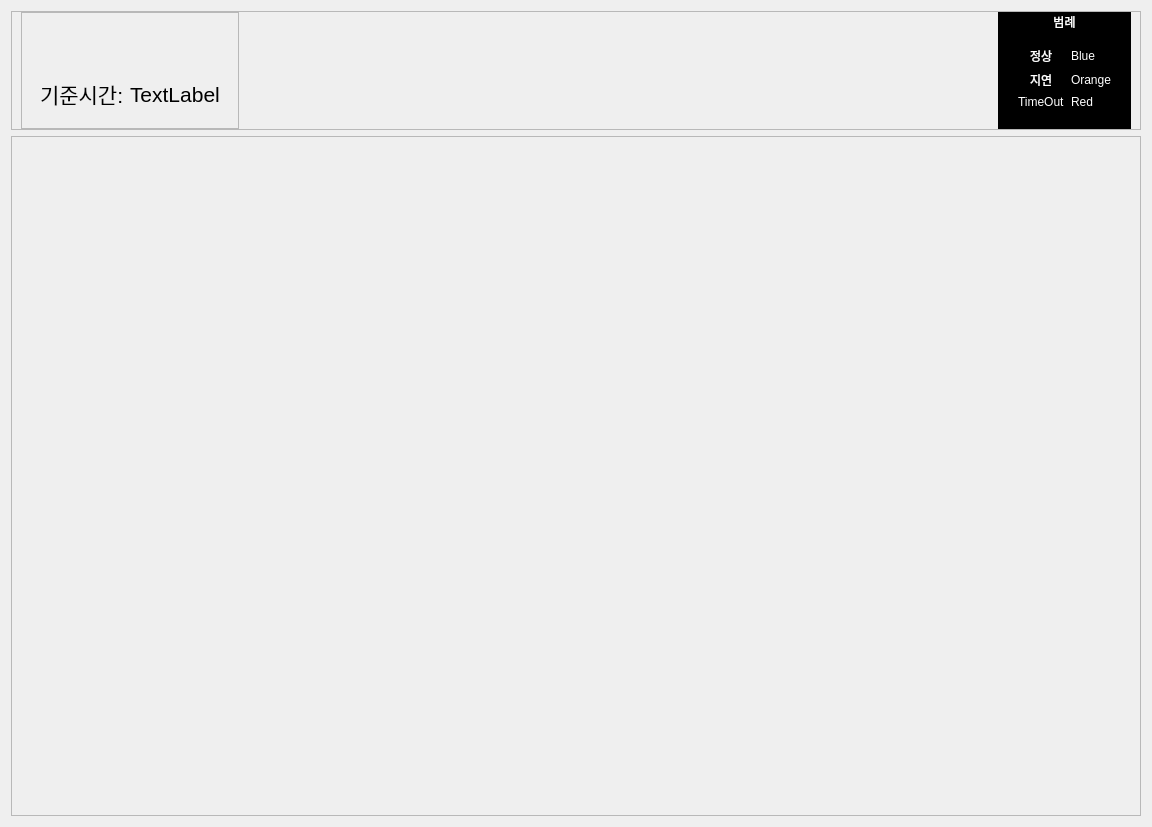
<?xml version="1.0" encoding="UTF-8"?>
<ui version="4.0">
 <class>Wid_ping_result</class>
 <widget class="QWidget" name="Wid_ping_result">
  <property name="geometry">
   <rect>
    <x>0</x>
    <y>0</y>
    <width>1152</width>
    <height>827</height>
   </rect>
  </property>
  <property name="windowTitle">
   <string>Form</string>
  </property>
  <layout class="QVBoxLayout" name="verticalLayout_3">
   <item>
    <widget class="QFrame" name="frame_2">
     <property name="sizePolicy">
      <sizepolicy hsizetype="Preferred" vsizetype="Fixed">
       <horstretch>0</horstretch>
       <verstretch>0</verstretch>
      </sizepolicy>
     </property>
     <property name="frameShape">
      <enum>QFrame::StyledPanel</enum>
     </property>
     <property name="frameShadow">
      <enum>QFrame::Raised</enum>
     </property>
     <layout class="QHBoxLayout" name="horizontalLayout">
      <property name="topMargin">
       <number>0</number>
      </property>
      <property name="bottomMargin">
       <number>0</number>
      </property>
      <item>
       <widget class="QFrame" name="frame_4">
        <property name="frameShape">
         <enum>QFrame::StyledPanel</enum>
        </property>
        <property name="frameShadow">
         <enum>QFrame::Raised</enum>
        </property>
        <layout class="QVBoxLayout" name="verticalLayout_4">
         <item>
          <spacer name="verticalSpacer">
           <property name="orientation">
            <enum>Qt::Vertical</enum>
           </property>
           <property name="sizeHint" stdset="0">
            <size>
             <width>20</width>
             <height>40</height>
            </size>
           </property>
          </spacer>
         </item>
         <item>
          <widget class="QFrame" name="frame_5">
           <property name="font">
            <font>
             <pointsize>11</pointsize>
            </font>
           </property>
           <property name="frameShape">
            <enum>QFrame::NoFrame</enum>
           </property>
           <property name="frameShadow">
            <enum>QFrame::Plain</enum>
           </property>
           <layout class="QHBoxLayout" name="horizontalLayout_2">
            <item>
             <widget class="QLabel" name="label_8">
              <property name="font">
               <font>
                <pointsize>16</pointsize>
               </font>
              </property>
              <property name="text">
               <string>기준시간:</string>
              </property>
             </widget>
            </item>
            <item>
             <widget class="QLabel" name="label_timestamp">
              <property name="font">
               <font>
                <pointsize>16</pointsize>
               </font>
              </property>
              <property name="text">
               <string>TextLabel</string>
              </property>
             </widget>
            </item>
           </layout>
          </widget>
         </item>
        </layout>
       </widget>
      </item>
      <item>
       <spacer name="horizontalSpacer">
        <property name="orientation">
         <enum>Qt::Horizontal</enum>
        </property>
        <property name="sizeHint" stdset="0">
         <size>
          <width>40</width>
          <height>20</height>
         </size>
        </property>
       </spacer>
      </item>
      <item>
       <widget class="QFrame" name="frame">
        <property name="styleSheet">
         <string notr="true">background-color:black;</string>
        </property>
        <property name="frameShape">
         <enum>QFrame::StyledPanel</enum>
        </property>
        <property name="frameShadow">
         <enum>QFrame::Raised</enum>
        </property>
        <layout class="QVBoxLayout" name="verticalLayout">
         <property name="topMargin">
          <number>0</number>
         </property>
         <item>
          <widget class="QLabel" name="label_7">
           <property name="styleSheet">
            <string notr="true">color:white;</string>
           </property>
           <property name="text">
            <string>범례</string>
           </property>
           <property name="alignment">
            <set>Qt::AlignCenter</set>
           </property>
          </widget>
         </item>
         <item>
          <widget class="QFrame" name="formFrame">
           <property name="frameShape">
            <enum>QFrame::Box</enum>
           </property>
           <layout class="QFormLayout" name="formLayout">
            <property name="labelAlignment">
             <set>Qt::AlignCenter</set>
            </property>
            <property name="formAlignment">
             <set>Qt::AlignCenter</set>
            </property>
            <item row="0" column="0">
             <widget class="QLabel" name="label">
              <property name="styleSheet">
               <string notr="true">color:white;</string>
              </property>
              <property name="frameShape">
               <enum>QFrame::NoFrame</enum>
              </property>
              <property name="text">
               <string>정상</string>
              </property>
             </widget>
            </item>
            <item row="0" column="1">
             <widget class="QLabel" name="label_2">
              <property name="styleSheet">
               <string notr="true">color:white;</string>
              </property>
              <property name="text">
               <string>Blue</string>
              </property>
             </widget>
            </item>
            <item row="1" column="0">
             <widget class="QLabel" name="label_3">
              <property name="styleSheet">
               <string notr="true">color:white;</string>
              </property>
              <property name="text">
               <string>지연</string>
              </property>
             </widget>
            </item>
            <item row="1" column="1">
             <widget class="QLabel" name="label_4">
              <property name="styleSheet">
               <string notr="true">color:white;</string>
              </property>
              <property name="text">
               <string>Orange</string>
              </property>
             </widget>
            </item>
            <item row="2" column="0">
             <widget class="QLabel" name="label_5">
              <property name="styleSheet">
               <string notr="true">color:white;</string>
              </property>
              <property name="text">
               <string>TimeOut</string>
              </property>
             </widget>
            </item>
            <item row="2" column="1">
             <widget class="QLabel" name="label_6">
              <property name="styleSheet">
               <string notr="true">color:white;</string>
              </property>
              <property name="text">
               <string>Red</string>
              </property>
             </widget>
            </item>
           </layout>
          </widget>
         </item>
        </layout>
       </widget>
      </item>
     </layout>
    </widget>
   </item>
   <item>
    <widget class="QFrame" name="frame_3">
     <property name="frameShape">
      <enum>QFrame::StyledPanel</enum>
     </property>
     <property name="frameShadow">
      <enum>QFrame::Raised</enum>
     </property>
     <layout class="QVBoxLayout" name="vLayout_svg"/>
    </widget>
   </item>
  </layout>
 </widget>
 <resources/>
 <connections/>
</ui>
